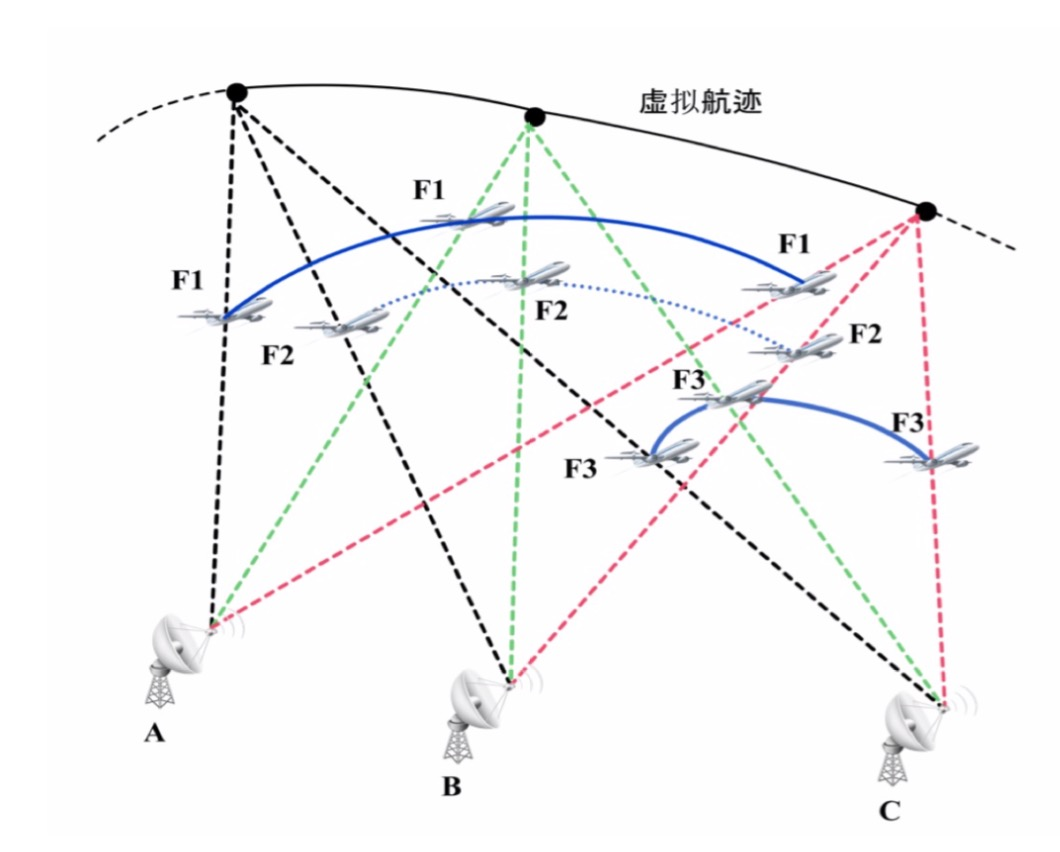
#> input picture 数学建模Skills/anticipate218__math-modeling-skill/assets/latex/full/gmcm/test.jpg, 1060 x 852 px
$ python -i image_processing.py   (imports and definitions only)
#> lines starting #> are read from the running program, lines starting #| are printed output that depends on the picture; after the words box and inside, x2 and y2 are one past the last pixel; in counts of white or black regions, pixels touching at a corner belong together
"""
图像处理 (Image Processing)
============================
边缘检测、图像分割、特征提取、形态学操作、噪声滤波。

包含函数:
- edge_detection: 边缘检测 (Sobel/Canny/Roberts/Prewitt)
- image_segmentation: 图像分割 (阈值/K-means/分水岭)
- morphological_ops: 形态学操作 (膨胀/腐蚀/开运算/闭运算)
- histogram_analysis: 直方图分析与增强
- histogram_equalization: 直方图均衡化
- feature_extraction: 图像特征提取 (纹理/形状/Hu矩)
- noise_filter: 噪声滤波 (均值/中值/高斯/双边)

竞赛场景:
- 遥感图像分析、医学影像处理
- 图像去噪、边缘检测、目标分割
- 纹理特征提取用于分类

参考: Algorithms_MathModels/MATLAB图像处理源文件/
"""

from __future__ import annotations

import numpy as np


# ========== 基础操作 ==========

def _to_gray(image: np.ndarray) -> np.ndarray:
    """将图像转换为灰度图"""
    if image.ndim == 3:
        return np.dot(image[..., :3], [0.299, 0.587, 0.114]).astype(np.float64)
    return image.astype(np.float64)


# [181 lines left out: functions _normalize, _normalize_unit, noise_filter, _convolve2d, edge_detection, not called in this run]


# ========== 图像分割 ==========

def image_segmentation(
    image: np.ndarray,
    method: str = "otsu",
    n_clusters: int = 2,
) -> np.ndarray:
    """图像分割

    Args:
        image: 输入图像
        method: 'otsu'/'kmeans'/'watershed'
        n_clusters: 聚类数 (K-means)

    Returns:
        分割后的标签图像
    """
    gray = _to_gray(image)

    if method == "otsu":
        # OTSU阈值分割
        hist, bins = np.histogram(gray.ravel(), 256, [0, 256])
        total = gray.size
        sum_total = np.sum(np.arange(256) * hist)

        sum_bg = 0.0
        w_bg = 0
        max_variance = 0
        best_threshold = 0

        for t in range(256):
            w_bg += hist[t]
            if w_bg == 0:
                continue
            w_fg = total - w_bg
            if w_fg == 0:
                break

            sum_bg += t * hist[t]
            mean_bg = sum_bg / w_bg
            mean_fg = (sum_total - sum_bg) / w_fg

            variance = w_bg * w_fg * (mean_bg - mean_fg) ** 2
            if variance > max_variance:
                max_variance = variance
                best_threshold = t

        return (gray > best_threshold).astype(np.uint8)

    elif method == "kmeans":
        # K-means聚类分割
        pixels = gray.ravel().astype(np.float64)
        # 初始化聚类中心
        centers = np.linspace(pixels.min(), pixels.max(), n_clusters)

        for _ in range(20):
            # 分配
            distances = np.abs(pixels[:, None] - centers[None, :])
            labels = np.argmin(distances, axis=1)
            # 更新
            new_centers = np.array([pixels[labels == k].mean() if np.sum(labels == k) > 0
                                    else centers[k] for k in range(n_clusters)])
            if np.allclose(centers, new_centers, atol=1e-6):
                break
            centers = new_centers

        return labels.reshape(gray.shape).astype(np.uint8)

    elif method == "watershed":
        # 简化版分水岭
        from scipy import ndimage
        binary = image_segmentation(image, method="otsu")
        distance = ndimage.distance_transform_edt(binary)
        # 标记连通区域
        markers, _ = ndimage.label(distance > distance.max() * 0.5)
        return markers.astype(np.int32)

    else:
        raise ValueError(f"未知分割方法: {method}")


# ========== 形态学操作 ==========

# [190 lines left out: functions morphological_ops, histogram_analysis, histogram_equalization, feature_extraction, not called in this run]

>>> import cv2
>>> picture = cv2.imread('../../../anticipate218__math-modeling-skill/assets/latex/full/gmcm/test.jpg', cv2.IMREAD_GRAYSCALE)
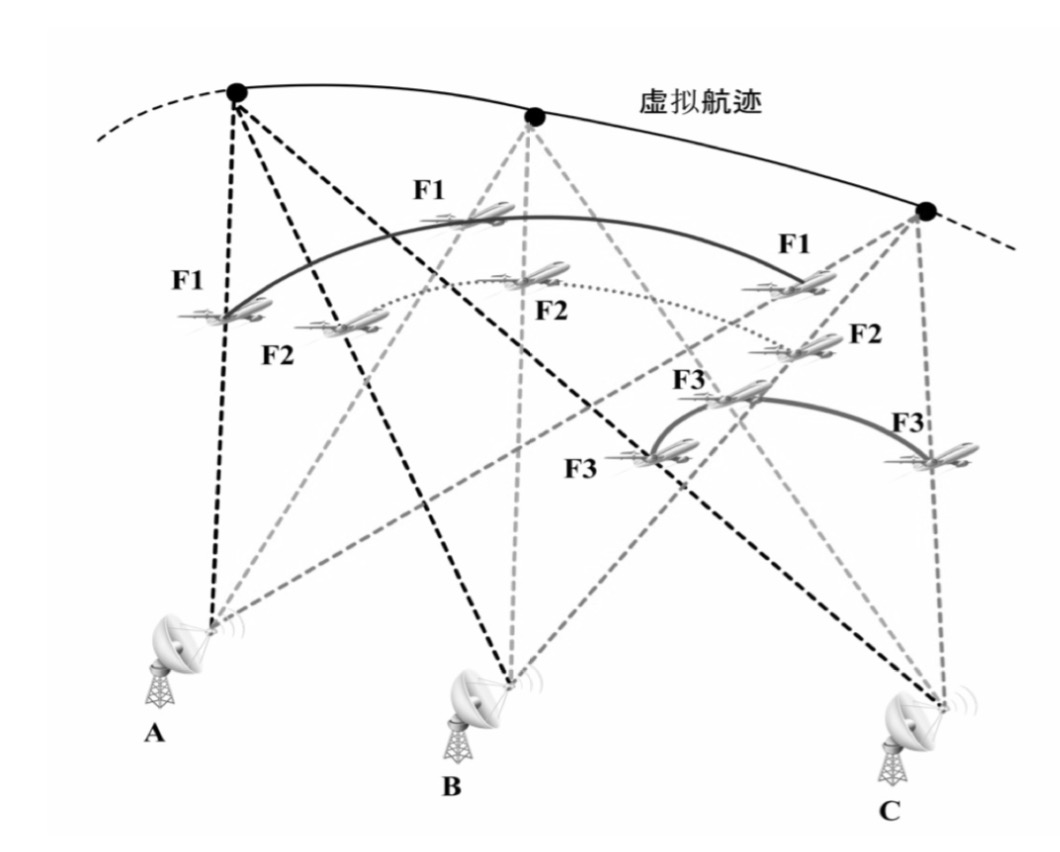
#> picture: shape (852, 1060); min 0, max 255, mean 247.3
>>> result = image_segmentation(picture)
#> in image_segmentation, `hist, bins = np.histogram(gray.ravel(), 256, [0, 256])`: hist = 256 values, max 667365 at index 254, min 69 at index 53, mean 3527.8; bins = 257 values from 0 to 256
#> in image_segmentation, `sum_total = np.sum(np.arange(256) * hist)`: sum_total = 223325545
#> the loop in image_segmentation, `for t in range(256):` made 256 passes
#> (w_bg, w_fg, sum_bg, mean_bg, mean_fg, max_variance) on passes 1 to 12: (337, 902783, 0, 0, 247.4, 1.86e+13), (548, 902572, 211, 0.385, 247.4, 3.02e+13), (718, 902402, 551, 0.767, 247.5, 3.94e+13), (861, 902259, 980, 1.14, 247.5, 4.72e+13), (1001, 902119, 1540, 1.54, 247.6, 5.47e+13), (1171, 901949, 2390, 2.04, 247.6, 6.37e+13), (1336, 901784, 3380, 2.53, 247.6, 7.24e+13), (1484, 901636, 4416, 2.98, 247.7, 8.01e+13), (1659, 901461, 5816, 3.51, 247.7, 8.92e+13), (1813, 901307, 7202, 3.97, 247.8, 9.71e+13), (1944, 901176, 8512, 4.38, 247.8, 1.04e+14), (2089, 901031, 10107, 4.84, 247.8, 1.11e+14)
#> (w_bg, w_fg, sum_bg, mean_bg) on pass 100: (11424, 891696, 543776, 47.6)
#> in image_segmentation, `return (gray > best_threshold).astype(np.uint8)`:
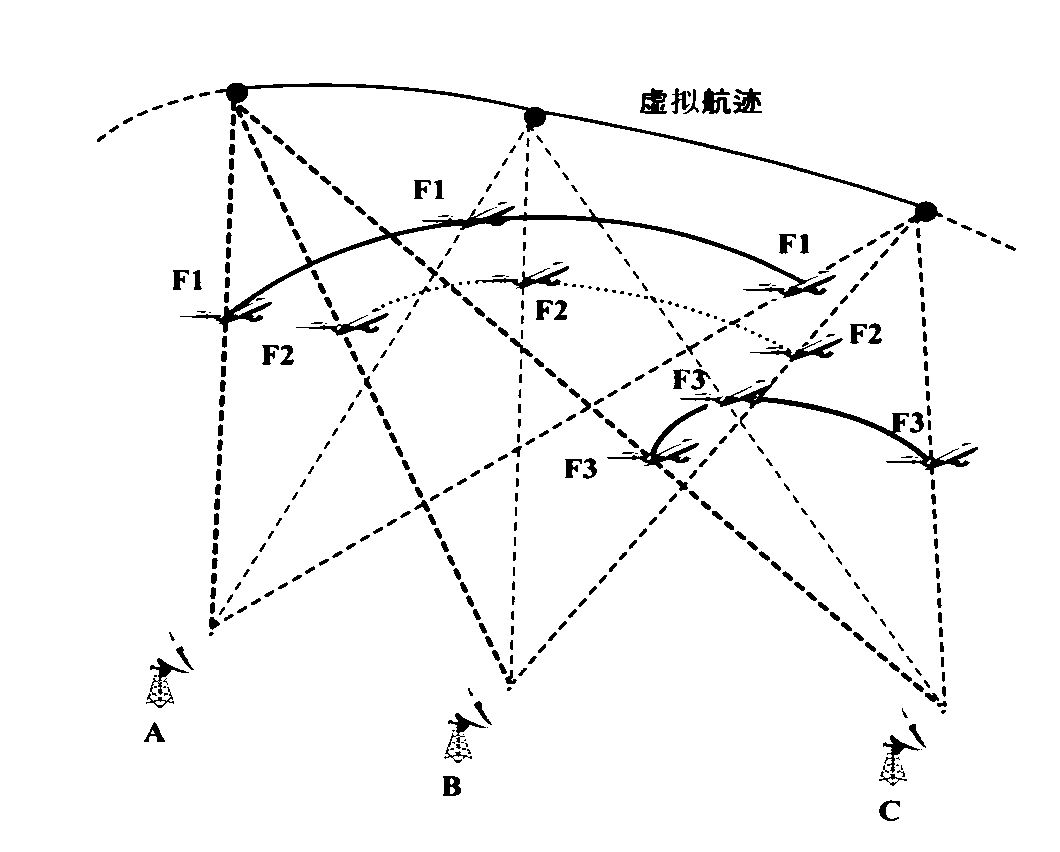
#> returned value: shape (852, 1060); values 0 (black) and 1 (white), 96.1% white; 483 black regions (87 under 20 px), largest, box (x1, y1, x2, y2) and area: (180, 206, 836, 333) 4468, (215, 83, 943, 224) 3680, (680, 376, 978, 475) 2317
